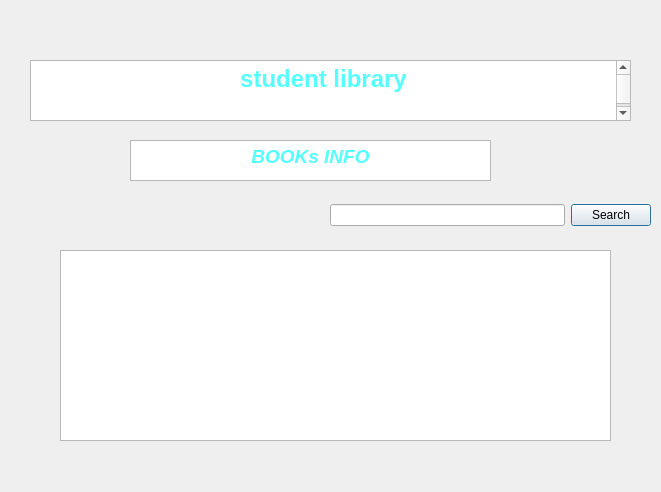
<?xml version="1.0" encoding="UTF-8"?>
<ui version="4.0">
 <class>BOOkinfo</class>
 <widget class="QDialog" name="BOOkinfo">
  <property name="geometry">
   <rect>
    <x>0</x>
    <y>0</y>
    <width>661</width>
    <height>492</height>
   </rect>
  </property>
  <property name="windowTitle">
   <string>Dialog</string>
  </property>
  <widget class="QTextBrowser" name="textBrowser">
   <property name="geometry">
    <rect>
     <x>30</x>
     <y>60</y>
     <width>601</width>
     <height>61</height>
    </rect>
   </property>
   <property name="html">
    <string>&lt;!DOCTYPE HTML PUBLIC &quot;-//W3C//DTD HTML 4.0//EN&quot; &quot;http://www.w3.org/TR/REC-html40/strict.dtd&quot;&gt;
&lt;html&gt;&lt;head&gt;&lt;meta name=&quot;qrichtext&quot; content=&quot;1&quot; /&gt;&lt;meta charset=&quot;utf-8&quot; /&gt;&lt;style type=&quot;text/css&quot;&gt;
p, li { white-space: pre-wrap; }
hr { height: 1px; border-width: 0; }
li.unchecked::marker { content: &quot;\2610&quot;; }
li.checked::marker { content: &quot;\2612&quot;; }
&lt;/style&gt;&lt;/head&gt;&lt;body style=&quot; font-family:'Segoe UI'; font-size:9pt; font-weight:400; font-style:normal;&quot;&gt;
&lt;p align=&quot;center&quot; style=&quot; margin-top:0px; margin-bottom:0px; margin-left:0px; margin-right:0px; -qt-block-indent:0; text-indent:0px;&quot;&gt;&lt;span style=&quot; font-size:18pt; font-weight:700; color:#55ffff;&quot;&gt;student library&lt;/span&gt;&lt;/p&gt;
&lt;p align=&quot;center&quot; style=&quot;-qt-paragraph-type:empty; margin-top:0px; margin-bottom:0px; margin-left:0px; margin-right:0px; -qt-block-indent:0; text-indent:0px; font-size:18pt; font-weight:700; color:#55ffff;&quot;&gt;&lt;br /&gt;&lt;/p&gt;&lt;/body&gt;&lt;/html&gt;</string>
   </property>
  </widget>
  <widget class="QTextBrowser" name="textBrowser_2">
   <property name="geometry">
    <rect>
     <x>130</x>
     <y>140</y>
     <width>361</width>
     <height>41</height>
    </rect>
   </property>
   <property name="html">
    <string>&lt;!DOCTYPE HTML PUBLIC &quot;-//W3C//DTD HTML 4.0//EN&quot; &quot;http://www.w3.org/TR/REC-html40/strict.dtd&quot;&gt;
&lt;html&gt;&lt;head&gt;&lt;meta name=&quot;qrichtext&quot; content=&quot;1&quot; /&gt;&lt;meta charset=&quot;utf-8&quot; /&gt;&lt;style type=&quot;text/css&quot;&gt;
p, li { white-space: pre-wrap; }
hr { height: 1px; border-width: 0; }
li.unchecked::marker { content: &quot;\2610&quot;; }
li.checked::marker { content: &quot;\2612&quot;; }
&lt;/style&gt;&lt;/head&gt;&lt;body style=&quot; font-family:'Segoe UI'; font-size:9pt; font-weight:400; font-style:normal;&quot;&gt;
&lt;p align=&quot;center&quot; style=&quot; margin-top:0px; margin-bottom:0px; margin-left:0px; margin-right:0px; -qt-block-indent:0; text-indent:0px;&quot;&gt;&lt;span style=&quot; font-size:14pt; font-weight:700; font-style:italic; color:#55ffff;&quot;&gt;BOOKs INFO&lt;/span&gt;&lt;/p&gt;&lt;/body&gt;&lt;/html&gt;</string>
   </property>
  </widget>
  <widget class="QTableView" name="tableView">
   <property name="geometry">
    <rect>
     <x>60</x>
     <y>250</y>
     <width>551</width>
     <height>191</height>
    </rect>
   </property>
  </widget>
  <widget class="QWidget" name="layoutWidget">
   <property name="geometry">
    <rect>
     <x>330</x>
     <y>200</y>
     <width>321</width>
     <height>31</height>
    </rect>
   </property>
   <layout class="QHBoxLayout" name="horizontalLayout">
    <item>
     <widget class="QLineEdit" name="lineEdit"/>
    </item>
    <item>
     <widget class="QPushButton" name="pushButton">
      <property name="text">
       <string>Search</string>
      </property>
     </widget>
    </item>
   </layout>
  </widget>
 </widget>
 <resources/>
 <connections/>
</ui>
